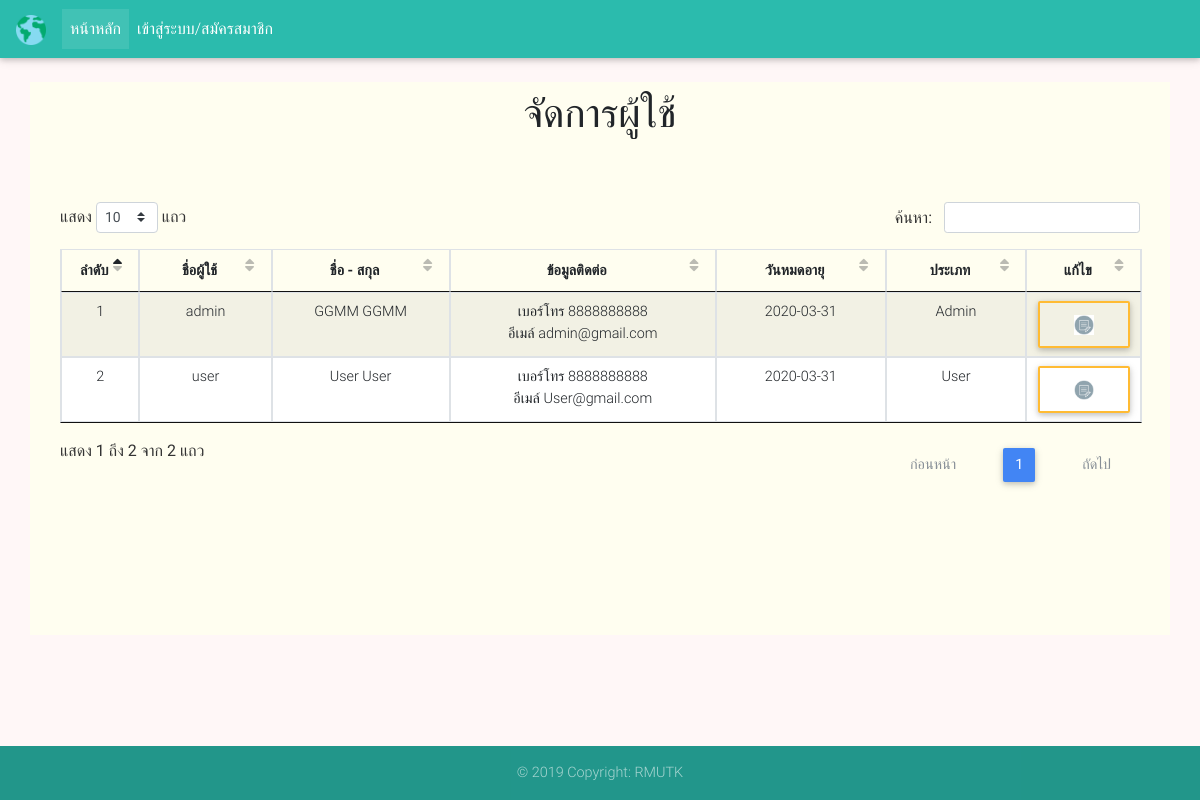
Before: /admin/index.php?su with the older database file.
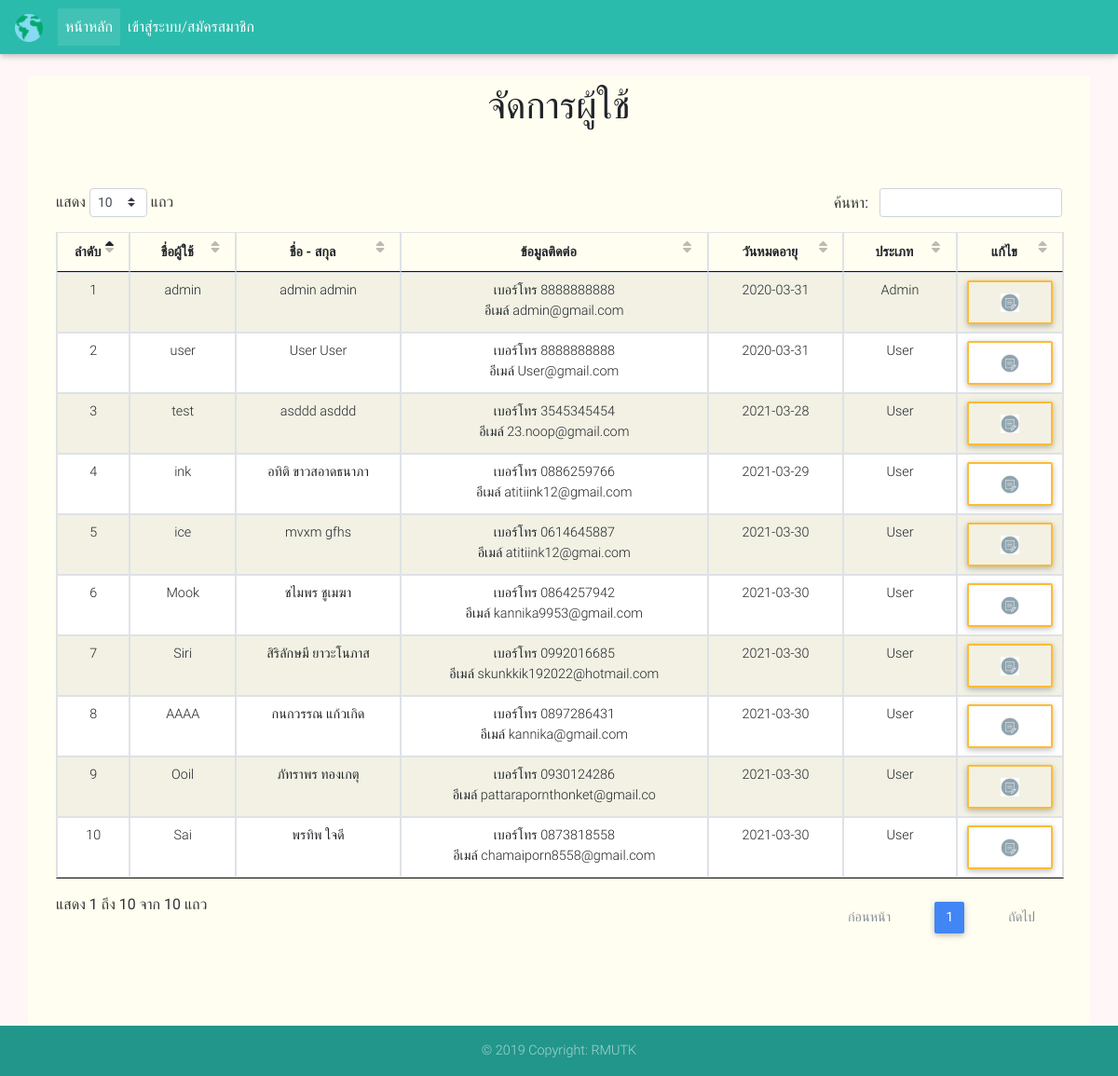
After: the same page with the newer database file.
### tables this page shows
CREATE TABLE `user` (
  `ID` int(5) NOT NULL,
  `Username` varchar(50) NOT NULL,
  `Password` varchar(200) NOT NULL,
  `Firstname` varchar(100) NOT NULL,
  `Lastname` varchar(100) NOT NULL,
  `email` varchar(100) NOT NULL,
  `phone` text NOT NULL,
  `Userlevel` varchar(1) NOT NULL,
  `user_date` date NOT NULL,
  `session_id` varchar(50) NOT NULL,
  `Status` varchar(1) NOT NULL
);

### admin/show_user.php (the view, shortened to what this page needs)
<?php
$query_user = "SELECT * FROM user";
$user = mysqli_query($con,$query_user) or die(mysqli_error());
$row_user = mysqli_fetch_assoc($user);
$totalRows_user = mysqli_num_rows($user);
?>
<div class="col-12">
	<div class="py-2">
		<div class="container">
			<div class="row">
				<div class="col-md-12">
					<h1 class="text-center" >จัดการผู้ใช้</h1>
				</div>
			</div>
		</div>
	</div>
	<div class="py-3">
		<div class="container">
			<div class="row">
				<div class="col-md-12">
					<br>
					<table  id="dtBasicExample" class="table table-striped table-bordered" cellspacing="0" width="100%">
						<?php if ($totalRows_user > 0) {?>
							<thead>
								<tr class="text-center">
									<th scope="col" width="5">ลำดับ</th>
									<th scope="col">ชื่อผู้ใช้</th>
									<th scope="col">ชื่อ  - สกุล</th>
									<th scope="col">ข้อมูลติดต่อ</th>
									<th scope="col">วันหมดอายุ</th>
									<th scope="col">ประเภท</th>
									<th scope="col" width="5">แก้ไข</th>
								</tr>
							</thead>
							<tbody>
								<?php
								$i = 1 ;
								do { ?>
									<tr class="text-center">
										<td><?php echo $i ?></td>
										<td><?php echo $row_user['Username']; ?></td>
										<td><?php echo $row_user['Firstname'] . "  " . $row_user['Lastname']; ?></td>
										<td><?php echo " เบอร์โทร " . $row_user['phone'] . " <br /> อีเมล์ " . $row_user['email']; ?></td>
										<td><?php echo $row_user['user_date']; ?></td>
										<td>
											<?php
											if ($row_user['Userlevel'] == 'A' ){
												echo "Admin";
											}elseif ($row_user['Userlevel'] == 'M') {
												echo "User";
											}elseif ($row_user['Userlevel'] == 'E') {
												echo "Expired";
											}
											?>
										</td>
										<td>
											<a href="index.php?eu&user_id=<?php echo $row_user['ID'];?>" class="btn btn-outline-warning my-2 my-sm-0" ><img src="../img/edit.png" width="20"></a>
										</td>
									</tr>
									<?php
									$i += 1;
								} while ($row_user = mysqli_fetch_assoc($user)); ?>
							</tbody>
						</table>
					<?php }else {
						echo "<h3> ยังไม่มีคะแนน </h3>";
					}
					mysqli_free_result($user);?>
				</div>
			</div>
		</div>
	</div>
	<div class="py-5">
	</div>
</div>

Changed rows visible on the page:
changed user "admin": Firstname "GGMM" → "admin"; Lastname "GGMM" → "admin"
added user: Username "test", Firstname "asddd", Lastname "asddd", phone "3545345454", email "23.noop@gmail.com", user_date "2021-03-28", Userlevel "User"
added user: Username "ink", Firstname "อทิติ", Lastname "ขาวสอาดธนาภา", phone "0886259766", email "atitiink12@gmail.com", user_date "2021-03-29", Userlevel "User"
added user: Username "ice", Firstname "mvxm", Lastname "gfhs", phone "0614645887", email "atitiink12@gmai.com", user_date "2021-03-30", Userlevel "User"
added user: Username "Mook", Firstname "ชไมพร", Lastname "ชูเมฆา", phone "0864257942", email "kannika9953@gmail.com", user_date "2021-03-30", Userlevel "User"
added user: Username "Siri", Firstname "สิริลักษมี", Lastname "ยาวะโนภาส", phone "0992016685", email "skunkkik192022@hotmail.com", user_date "2021-03-30", Userlevel "User"
added user: Username "AAAA", Firstname "กนกวรรณ", Lastname "แก้วเกิด", phone "0897286431", email "kannika@gmail.com", user_date "2021-03-30", Userlevel "User"
added user: Username "Ooil", Firstname "ภัทราพร", Lastname "ทองเกตุ", phone "0930124286", email "pattarapornthonket@gmail.co", user_date "2021-03-30", Userlevel "User"
added user: Username "Sai", Firstname "พรทิพ", Lastname "ใจดี", phone "0873818558", email "chamaiporn8558@gmail.com", user_date "2021-03-30", Userlevel "User"
Other visible differences:
text written by a page script: "แสดง แถว ค้นหา: แสดง 1 ถึง 2 จาก 2 แถว ก่อนหน้า 1 ถัดไป" → "แสดง แถว ค้นหา: แสดง 1 ถึง 10 จาก 10 แถว ก่อนหน้า 1 ถัดไป"
